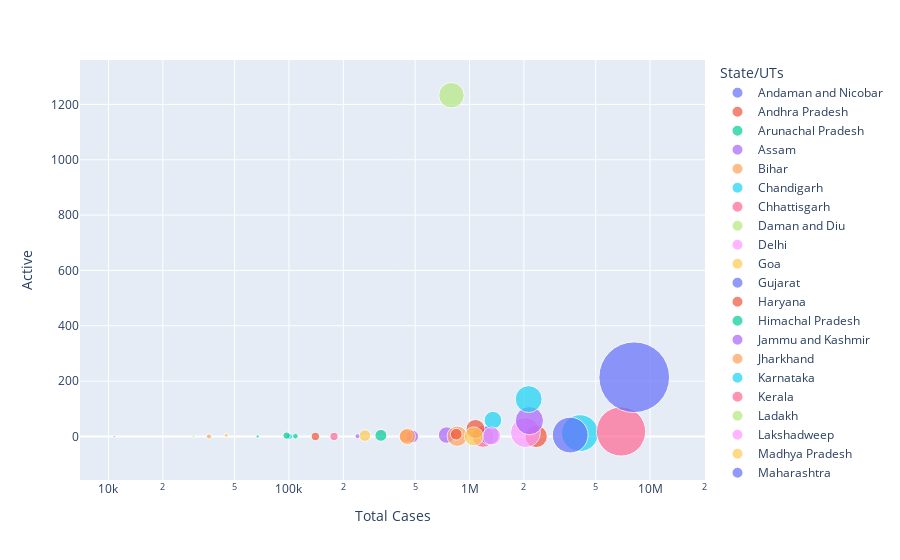

Write notebook code for a chart like this one.
### Code cell
fig = px.scatter(df, x="Total Cases", y="Active", size="Deaths", color=df['State/UTs'], log_x=True, size_max=50)
fig.show()

### Figure 1 — Plotly figure (JSON) as saved in the notebook; plotly's stock layout.template omitted (floating-point values rounded to 4 significant figures)
{"data": [{"hovertemplate": "State/UTs=Andaman and Nicobar<br>Total Cases=%{x}<br>Active=%{y}<br>Deaths=%{marker.size}<extra></extra>", "legendgroup": "Andaman and Nicobar", "marker": {"color": "#636efa", "size": [129], "sizemode": "area", "sizeref": 59.42, "symbol": "circle"}, "mode": "markers", "name": "Andaman and Nicobar", "orientation": "v", "showlegend": true, "type": "scatter", "x": [10766], "xaxis": "x", "y": [0], "yaxis": "y"}, {"hovertemplate": "State/UTs=Andhra Pradesh<br>Total Cases=%{x}<br>Active=%{y}<br>Deaths=%{marker.size}<extra></extra>", "legendgroup": "Andhra Pradesh", "marker": {"color": "#EF553B", "size": [14733], "sizemode": "area", "sizeref": 59.42, "symbol": "circle"}, "mode": "markers", "name": "Andhra Pradesh", "orientation": "v", "showlegend": true, "type": "scatter", "x": [2340676], "xaxis": "x", "y": [0], "yaxis": "y"}, {"hovertemplate": "State/UTs=Arunachal Pradesh<br>Total Cases=%{x}<br>Active=%{y}<br>Deaths=%{marker.size}<extra></extra>", "legendgroup": "Arunachal Pradesh", "marker": {"color": "#00cc96", "size": [296], "sizemode": "area", "sizeref": 59.42, "symbol": "circle"}, "mode": "markers", "name": "Arunachal Pradesh", "orientation": "v", "showlegend": true, "type": "scatter", "x": [67049], "xaxis": "x", "y": [0], "yaxis": "y"}, {"hovertemplate": "State/UTs=Assam<br>Total Cases=%{x}<br>Active=%{y}<br>Deaths=%{marker.size}<extra></extra>", "legendgroup": "Assam", "marker": {"color": "#ab63fa", "size": [8035], "sizemode": "area", "sizeref": 59.42, "symbol": "circle"}, "mode": "markers", "name": "Assam", "orientation": "v", "showlegend": true, "type": "scatter", "x": [746159], "xaxis": "x", "y": [5], "yaxis": "y"}, {"hovertemplate": "State/UTs=Bihar<br>Total Cases=%{x}<br>Active=%{y}<br>Deaths=%{marker.size}<extra></extra>", "legendgroup": "Bihar", "marker": {"color": "#FFA15A", "size": [12314], "sizemode": "area", "sizeref": 59.42, "symbol": "circle"}, "mode": "markers", "name": "Bihar", "orientation": "v", "showlegend": true, "type": "scatter", "x": [855267], "xaxis": "x", "y": [1], "yaxis": "y"}, {"hovertemplate": "State/UTs=Chandigarh<br>Total Cases=%{x}<br>Active=%{y}<br>Deaths=%{marker.size}<extra></extra>", "legendgroup": "Chandigarh", "marker": {"color": "#19d3f3", "size": [1185], "sizemode": "area", "sizeref": 59.42, "symbol": "circle"}, "mode": "markers", "name": "Chandigarh", "orientation": "v", "showlegend": true, "type": "scatter", "x": [100693], "xaxis": "x", "y": [0], "yaxis": "y"}, {"hovertemplate": "State/UTs=Chhattisgarh<br>Total Cases=%{x}<br>Active=%{y}<br>Deaths=%{marker.size}<extra></extra>", "legendgroup": "Chhattisgarh", "marker": {"color": "#FF6692", "size": [14190], "sizemode": "area", "sizeref": 59.42, "symbol": "circle"}, "mode": "markers", "name": "Chhattisgarh", "orientation": "v", "showlegend": true, "type": "scatter", "x": [1187695], "xaxis": "x", "y": [0], "yaxis": "y"}, {"hovertemplate": "State/UTs=Daman and Diu<br>Total Cases=%{x}<br>Active=%{y}<br>Deaths=%{marker.size}<extra></extra>", "legendgroup": "Daman and Diu", "marker": {"color": "#B6E880", "size": [4], "sizemode": "area", "sizeref": 59.42, "symbol": "circle"}, "mode": "markers", "name": "Daman and Diu", "orientation": "v", "showlegend": true, "type": "scatter", "x": [11592], "xaxis": "x", "y": [0], "yaxis": "y"}, {"hovertemplate": "State/UTs=Delhi<br>Total Cases=%{x}<br>Active=%{y}<br>Deaths=%{marker.size}<extra></extra>", "legendgroup": "Delhi", "marker": {"color": "#FF97FF", "size": [26666], "sizemode": "area", "sizeref": 59.42, "symbol": "circle"}, "mode": "markers", "name": "Delhi", "orientation": "v", "showlegend": true, "type": "scatter", "x": [2040910], "xaxis": "x", "y": [14], "yaxis": "y"}, {"hovertemplate": "State/UTs=Goa<br>Total Cases=%{x}<br>Active=%{y}<br>Deaths=%{marker.size}<extra></extra>", "legendgroup": "Goa", "marker": {"color": "#FECB52", "size": [4014], "sizemode": "area", "sizeref": 59.42, "symbol": "circle"}, "mode": "markers", "name": "Goa", "orientation": "v", "showlegend": true, "type": "scatter", "x": [263346], "xaxis": "x", "y": [3], "yaxis": "y"}, {"hovertemplate": "State/UTs=Gujarat<br>Total Cases=%{x}<br>Active=%{y}<br>Deaths=%{marker.size}<extra></extra>", "legendgroup": "Gujarat", "marker": {"color": "#636efa", "size": [11079], "sizemode": "area", "sizeref": 59.42, "symbol": "circle"}, "mode": "markers", "name": "Gujarat", "orientation": "v", "showlegend": true, "type": "scatter", "x": [1291383], "xaxis": "x", "y": [5], "yaxis": "y"}, {"hovertemplate": "State/UTs=Haryana<br>Total Cases=%{x}<br>Active=%{y}<br>Deaths=%{marker.size}<extra></extra>", "legendgroup": "Haryana", "marker": {"color": "#EF553B", "size": [10755], "sizemode": "area", "sizeref": 59.42, "symbol": "circle"}, "mode": "markers", "name": "Haryana", "orientation": "v", "showlegend": true, "type": "scatter", "x": [1078903], "xaxis": "x", "y": [27], "yaxis": "y"}, {"hovertemplate": "State/UTs=Himachal Pradesh<br>Total Cases=%{x}<br>Active=%{y}<br>Deaths=%{marker.size}<extra></extra>", "legendgroup": "Himachal Pradesh", "marker": {"color": "#00cc96", "size": [4241], "sizemode": "area", "sizeref": 59.42, "symbol": "circle"}, "mode": "markers", "name": "Himachal Pradesh", "orientation": "v", "showlegend": true, "type": "scatter", "x": [322905], "xaxis": "x", "y": [4], "yaxis": "y"}, {"hovertemplate": "State/UTs=Jammu and Kashmir<br>Total Cases=%{x}<br>Active=%{y}<br>Deaths=%{marker.size}<extra></extra>", "legendgroup": "Jammu and Kashmir", "marker": {"color": "#ab63fa", "size": [4792], "sizemode": "area", "sizeref": 59.42, "symbol": "circle"}, "mode": "markers", "name": "Jammu and Kashmir", "orientation": "v", "showlegend": true, "type": "scatter", "x": [482023], "xaxis": "x", "y": [0], "yaxis": "y"}, {"hovertemplate": "State/UTs=Jharkhand<br>Total Cases=%{x}<br>Active=%{y}<br>Deaths=%{marker.size}<extra></extra>", "legendgroup": "Jharkhand", "marker": {"color": "#FFA15A", "size": [5334], "sizemode": "area", "sizeref": 59.42, "symbol": "circle"}, "mode": "markers", "name": "Jharkhand", "orientation": "v", "showlegend": true, "type": "scatter", "x": [443826], "xaxis": "x", "y": [1], "yaxis": "y"}, {"hovertemplate": "State/UTs=Karnataka<br>Total Cases=%{x}<br>Active=%{y}<br>Deaths=%{marker.size}<extra></extra>", "legendgroup": "Karnataka", "marker": {"color": "#19d3f3", "size": [40358], "sizemode": "area", "sizeref": 59.42, "symbol": "circle"}, "mode": "markers", "name": "Karnataka", "orientation": "v", "showlegend": true, "type": "scatter", "x": [4088769], "xaxis": "x", "y": [12], "yaxis": "y"}, {"hovertemplate": "State/UTs=Kerala<br>Total Cases=%{x}<br>Active=%{y}<br>Deaths=%{marker.size}<extra></extra>", "legendgroup": "Kerala", "marker": {"color": "#FF6692", "size": [72042], "sizemode": "area", "sizeref": 59.42, "symbol": "circle"}, "mode": "markers", "name": "Kerala", "orientation": "v", "showlegend": true, "type": "scatter", "x": [6907241], "xaxis": "x", "y": [18], "yaxis": "y"}, {"hovertemplate": "State/UTs=Ladakh<br>Total Cases=%{x}<br>Active=%{y}<br>Deaths=%{marker.size}<extra></extra>", "legendgroup": "Ladakh", "marker": {"color": "#B6E880", "size": [231], "sizemode": "area", "sizeref": 59.42, "symbol": "circle"}, "mode": "markers", "name": "Ladakh", "orientation": "v", "showlegend": true, "type": "scatter", "x": [29602], "xaxis": "x", "y": [0], "yaxis": "y"}, {"hovertemplate": "State/UTs=Lakshadweep<br>Total Cases=%{x}<br>Active=%{y}<br>Deaths=%{marker.size}<extra></extra>", "legendgroup": "Lakshadweep", "marker": {"color": "#FF97FF", "size": [52], "sizemode": "area", "sizeref": 59.42, "symbol": "circle"}, "mode": "markers", "name": "Lakshadweep", "orientation": "v", "showlegend": true, "type": "scatter", "x": [11415], "xaxis": "x", "y": [0], "yaxis": "y"}, {"hovertemplate": "State/UTs=Madhya Pradesh<br>Total Cases=%{x}<br>Active=%{y}<br>Deaths=%{marker.size}<extra></extra>", "legendgroup": "Madhya Pradesh", "marker": {"color": "#FECB52", "size": [10786], "sizemode": "area", "sizeref": 59.42, "symbol": "circle"}, "mode": "markers", "name": "Madhya Pradesh", "orientation": "v", "showlegend": true, "type": "scatter", "x": [1056351], "xaxis": "x", "y": [0], "yaxis": "y"}, {"hovertemplate": "State/UTs=Maharashtra<br>Total Cases=%{x}<br>Active=%{y}<br>Deaths=%{marker.size}<extra></extra>", "legendgroup": "Maharashtra", "marker": {"color": "#636efa", "size": [148558], "sizemode": "area", "sizeref": 59.42, "symbol": "circle"}, "mode": "markers", "name": "Maharashtra", "orientation": "v", "showlegend": true, "type": "scatter", "x": [8171048], "xaxis": "x", "y": [214], "yaxis": "y"}, {"hovertemplate": "State/UTs=Manipur<br>Total Cases=%{x}<br>Active=%{y}<br>Deaths=%{marker.size}<extra></extra>", "legendgroup": "Manipur", "marker": {"color": "#EF553B", "size": [2149], "sizemode": "area", "sizeref": 59.42, "symbol": "circle"}, "mode": "markers", "name": "Manipur", "orientation": "v", "showlegend": true, "type": "scatter", "x": [140034], "xaxis": "x", "y": [0], "yaxis": "y"}, {"hovertemplate": "State/UTs=Meghalaya<br>Total Cases=%{x}<br>Active=%{y}<br>Deaths=%{marker.size}<extra></extra>", "legendgroup": "Meghalaya", "marker": {"color": "#00cc96", "size": [1628], "sizemode": "area", "sizeref": 59.42, "symbol": "circle"}, "mode": "markers", "name": "Meghalaya", "orientation": "v", "showlegend": true, "type": "scatter", "x": [96983], "xaxis": "x", "y": [3], "yaxis": "y"}, {"hovertemplate": "State/UTs=Mizoram<br>Total Cases=%{x}<br>Active=%{y}<br>Deaths=%{marker.size}<extra></extra>", "legendgroup": "Mizoram", "marker": {"color": "#ab63fa", "size": [734], "sizemode": "area", "sizeref": 59.42, "symbol": "circle"}, "mode": "markers", "name": "Mizoram", "orientation": "v", "showlegend": true, "type": "scatter", "x": [239560], "xaxis": "x", "y": [1], "yaxis": "y"}, {"hovertemplate": "State/UTs=Nagaland<br>Total Cases=%{x}<br>Active=%{y}<br>Deaths=%{marker.size}<extra></extra>", "legendgroup": "Nagaland", "marker": {"color": "#FFA15A", "size": [782], "sizemode": "area", "sizeref": 59.42, "symbol": "circle"}, "mode": "markers", "name": "Nagaland", "orientation": "v", "showlegend": true, "type": "scatter", "x": [36033], "xaxis": "x", "y": [0], "yaxis": "y"}, {"hovertemplate": "State/UTs=Odisha<br>Total Cases=%{x}<br>Active=%{y}<br>Deaths=%{marker.size}<extra></extra>", "legendgroup": "Odisha", "marker": {"color": "#19d3f3", "size": [9215], "sizemode": "area", "sizeref": 59.42, "symbol": "circle"}, "mode": "markers", "name": "Odisha", "orientation": "v", "showlegend": true, "type": "scatter", "x": [1348409], "xaxis": "x", "y": [59], "yaxis": "y"}, {"hovertemplate": "State/UTs=Puducherry<br>Total Cases=%{x}<br>Active=%{y}<br>Deaths=%{marker.size}<extra></extra>", "legendgroup": "Puducherry", "marker": {"color": "#FF6692", "size": [1981], "sizemode": "area", "sizeref": 59.42, "symbol": "circle"}, "mode": "markers", "name": "Puducherry", "orientation": "v", "showlegend": true, "type": "scatter", "x": [177547], "xaxis": "x", "y": [0], "yaxis": "y"}, {"hovertemplate": "State/UTs=Punjab<br>Total Cases=%{x}<br>Active=%{y}<br>Deaths=%{marker.size}<extra></extra>", "legendgroup": "Punjab", "marker": {"color": "#B6E880", "size": [19338], "sizemode": "area", "sizeref": 59.42, "symbol": "circle"}, "mode": "markers", "name": "Punjab", "orientation": "v", "showlegend": true, "type": "scatter", "x": [793644], "xaxis": "x", "y": [1233], "yaxis": "y"}, {"hovertemplate": "State/UTs=Rajasthan<br>Total Cases=%{x}<br>Active=%{y}<br>Deaths=%{marker.size}<extra></extra>", "legendgroup": "Rajasthan", "marker": {"color": "#FF97FF", "size": [9736], "sizemode": "area", "sizeref": 59.42, "symbol": "circle"}, "mode": "markers", "name": "Rajasthan", "orientation": "v", "showlegend": true, "type": "scatter", "x": [1326465], "xaxis": "x", "y": [2], "yaxis": "y"}, {"hovertemplate": "State/UTs=Sikkim<br>Total Cases=%{x}<br>Active=%{y}<br>Deaths=%{marker.size}<extra></extra>", "legendgroup": "Sikkim", "marker": {"color": "#FECB52", "size": [501], "sizemode": "area", "sizeref": 59.42, "symbol": "circle"}, "mode": "markers", "name": "Sikkim", "orientation": "v", "showlegend": true, "type": "scatter", "x": [44927], "xaxis": "x", "y": [4], "yaxis": "y"}, {"hovertemplate": "State/UTs=Tamil Nadu<br>Total Cases=%{x}<br>Active=%{y}<br>Deaths=%{marker.size}<extra></extra>", "legendgroup": "Tamil Nadu", "marker": {"color": "#636efa", "size": [38081], "sizemode": "area", "sizeref": 59.42, "symbol": "circle"}, "mode": "markers", "name": "Tamil Nadu", "orientation": "v", "showlegend": true, "type": "scatter", "x": [3610655], "xaxis": "x", "y": [5], "yaxis": "y"}, {"hovertemplate": "State/UTs=Telengana<br>Total Cases=%{x}<br>Active=%{y}<br>Deaths=%{marker.size}<extra></extra>", "legendgroup": "Telengana", "marker": {"color": "#EF553B", "size": [4111], "sizemode": "area", "sizeref": 59.42, "symbol": "circle"}, "mode": "markers", "name": "Telengana", "orientation": "v", "showlegend": true, "type": "scatter", "x": [844432], "xaxis": "x", "y": [8], "yaxis": "y"}, {"hovertemplate": "State/UTs=Tripura<br>Total Cases=%{x}<br>Active=%{y}<br>Deaths=%{marker.size}<extra></extra>", "legendgroup": "Tripura", "marker": {"color": "#00cc96", "size": [942], "sizemode": "area", "sizeref": 59.42, "symbol": "circle"}, "mode": "markers", "name": "Tripura", "orientation": "v", "showlegend": true, "type": "scatter", "x": [108493], "xaxis": "x", "y": [1], "yaxis": "y"}, {"hovertemplate": "State/UTs=Uttar Pradesh<br>Total Cases=%{x}<br>Active=%{y}<br>Deaths=%{marker.size}<extra></extra>", "legendgroup": "Uttar Pradesh", "marker": {"color": "#ab63fa", "size": [23712], "sizemode": "area", "sizeref": 59.42, "symbol": "circle"}, "mode": "markers", "name": "Uttar Pradesh", "orientation": "v", "showlegend": true, "type": "scatter", "x": [2145431], "xaxis": "x", "y": [57], "yaxis": "y"}, {"hovertemplate": "State/UTs=Uttarakhand<br>Total Cases=%{x}<br>Active=%{y}<br>Deaths=%{marker.size}<extra></extra>", "legendgroup": "Uttarakhand", "marker": {"color": "#FFA15A", "size": [7768], "sizemode": "area", "sizeref": 59.42, "symbol": "circle"}, "mode": "markers", "name": "Uttarakhand", "orientation": "v", "showlegend": true, "type": "scatter", "x": [452571], "xaxis": "x", "y": [0], "yaxis": "y"}, {"hovertemplate": "State/UTs=West Bengal<br>Total Cases=%{x}<br>Active=%{y}<br>Deaths=%{marker.size}<extra></extra>", "legendgroup": "West Bengal", "marker": {"color": "#19d3f3", "size": [21555], "sizemode": "area", "sizeref": 59.42, "symbol": "circle"}, "mode": "markers", "name": "West Bengal", "orientation": "v", "showlegend": true, "type": "scatter", "x": [2126282], "xaxis": "x", "y": [135], "yaxis": "y"}], "layout": {"legend": {"itemsizing": "constant", "title": {"text": "State/UTs"}, "tracegroupgap": 0}, "margin": {"t": 60}, "xaxis": {"anchor": "y", "domain": [0, 1], "title": {"text": "Total Cases"}, "type": "log"}, "yaxis": {"anchor": "x", "domain": [0, 1], "title": {"text": "Active"}}}}
